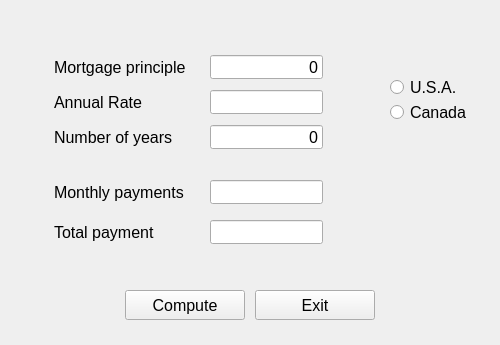
<?xml version="1.0" encoding="UTF-8"?>
<ui version="4.0">
 <class>MainWindow</class>
 <widget class="QMainWindow" name="MainWindow">
  <property name="geometry">
   <rect>
    <x>0</x>
    <y>0</y>
    <width>500</width>
    <height>345</height>
   </rect>
  </property>
  <property name="minimumSize">
   <size>
    <width>500</width>
    <height>345</height>
   </size>
  </property>
  <property name="maximumSize">
   <size>
    <width>500</width>
    <height>345</height>
   </size>
  </property>
  <property name="windowTitle">
   <string>Mortgage payments</string>
  </property>
  <property name="windowOpacity">
   <double>1.000000000000000</double>
  </property>
  <property name="autoFillBackground">
   <bool>false</bool>
  </property>
  <widget class="QWidget" name="centralwidget">
   <property name="autoFillBackground">
    <bool>false</bool>
   </property>
   <widget class="QLabel" name="label">
    <property name="geometry">
     <rect>
      <x>54</x>
      <y>55</y>
      <width>160</width>
      <height>24</height>
     </rect>
    </property>
    <property name="font">
     <font>
      <pointsize>12</pointsize>
     </font>
    </property>
    <property name="autoFillBackground">
     <bool>false</bool>
    </property>
    <property name="text">
     <string>Mortgage principle</string>
    </property>
    <property name="scaledContents">
     <bool>false</bool>
    </property>
   </widget>
   <widget class="QLabel" name="label_2">
    <property name="geometry">
     <rect>
      <x>54</x>
      <y>90</y>
      <width>160</width>
      <height>24</height>
     </rect>
    </property>
    <property name="font">
     <font>
      <pointsize>12</pointsize>
     </font>
    </property>
    <property name="autoFillBackground">
     <bool>false</bool>
    </property>
    <property name="text">
     <string>Annual Rate</string>
    </property>
   </widget>
   <widget class="QLabel" name="label_3">
    <property name="geometry">
     <rect>
      <x>54</x>
      <y>125</y>
      <width>160</width>
      <height>24</height>
     </rect>
    </property>
    <property name="font">
     <font>
      <pointsize>12</pointsize>
     </font>
    </property>
    <property name="autoFillBackground">
     <bool>false</bool>
    </property>
    <property name="text">
     <string>Number of years</string>
    </property>
   </widget>
   <widget class="QLabel" name="label_4">
    <property name="geometry">
     <rect>
      <x>54</x>
      <y>180</y>
      <width>160</width>
      <height>24</height>
     </rect>
    </property>
    <property name="font">
     <font>
      <pointsize>12</pointsize>
     </font>
    </property>
    <property name="autoFillBackground">
     <bool>false</bool>
    </property>
    <property name="text">
     <string>Monthly payments</string>
    </property>
   </widget>
   <widget class="QLineEdit" name="lineEditMortgagePrinciple">
    <property name="geometry">
     <rect>
      <x>210</x>
      <y>55</y>
      <width>113</width>
      <height>24</height>
     </rect>
    </property>
    <property name="font">
     <font>
      <pointsize>12</pointsize>
     </font>
    </property>
    <property name="autoFillBackground">
     <bool>false</bool>
    </property>
    <property name="inputMethodHints">
     <set>Qt::ImhNone</set>
    </property>
    <property name="inputMask">
     <string/>
    </property>
    <property name="text">
     <string>0</string>
    </property>
    <property name="maxLength">
     <number>9</number>
    </property>
    <property name="alignment">
     <set>Qt::AlignRight|Qt::AlignTrailing|Qt::AlignVCenter</set>
    </property>
    <property name="clearButtonEnabled">
     <bool>false</bool>
    </property>
   </widget>
   <widget class="QLineEdit" name="lineEditAnnualRate">
    <property name="geometry">
     <rect>
      <x>210</x>
      <y>90</y>
      <width>113</width>
      <height>24</height>
     </rect>
    </property>
    <property name="font">
     <font>
      <pointsize>12</pointsize>
     </font>
    </property>
    <property name="autoFillBackground">
     <bool>false</bool>
    </property>
    <property name="inputMask">
     <string/>
    </property>
    <property name="text">
     <string/>
    </property>
    <property name="maxLength">
     <number>9</number>
    </property>
    <property name="alignment">
     <set>Qt::AlignRight|Qt::AlignTrailing|Qt::AlignVCenter</set>
    </property>
   </widget>
   <widget class="QLineEdit" name="lineEditNumberOfYears">
    <property name="geometry">
     <rect>
      <x>210</x>
      <y>125</y>
      <width>113</width>
      <height>24</height>
     </rect>
    </property>
    <property name="font">
     <font>
      <pointsize>12</pointsize>
     </font>
    </property>
    <property name="autoFillBackground">
     <bool>false</bool>
    </property>
    <property name="inputMask">
     <string/>
    </property>
    <property name="text">
     <string>0</string>
    </property>
    <property name="maxLength">
     <number>2</number>
    </property>
    <property name="alignment">
     <set>Qt::AlignRight|Qt::AlignTrailing|Qt::AlignVCenter</set>
    </property>
   </widget>
   <widget class="QLineEdit" name="lineEditMonthlyPayments">
    <property name="enabled">
     <bool>true</bool>
    </property>
    <property name="geometry">
     <rect>
      <x>210</x>
      <y>180</y>
      <width>113</width>
      <height>24</height>
     </rect>
    </property>
    <property name="font">
     <font>
      <pointsize>12</pointsize>
     </font>
    </property>
    <property name="autoFillBackground">
     <bool>false</bool>
    </property>
    <property name="alignment">
     <set>Qt::AlignRight|Qt::AlignTrailing|Qt::AlignVCenter</set>
    </property>
    <property name="readOnly">
     <bool>true</bool>
    </property>
   </widget>
   <widget class="QPushButton" name="pushButtonCompute">
    <property name="geometry">
     <rect>
      <x>125</x>
      <y>290</y>
      <width>120</width>
      <height>30</height>
     </rect>
    </property>
    <property name="font">
     <font>
      <pointsize>12</pointsize>
     </font>
    </property>
    <property name="autoFillBackground">
     <bool>false</bool>
    </property>
    <property name="text">
     <string>Compute</string>
    </property>
   </widget>
   <widget class="QPushButton" name="pushButtonExit">
    <property name="geometry">
     <rect>
      <x>255</x>
      <y>290</y>
      <width>120</width>
      <height>30</height>
     </rect>
    </property>
    <property name="font">
     <font>
      <pointsize>12</pointsize>
     </font>
    </property>
    <property name="autoFillBackground">
     <bool>false</bool>
    </property>
    <property name="text">
     <string>Exit</string>
    </property>
   </widget>
   <widget class="QRadioButton" name="radioButtonUSA">
    <property name="geometry">
     <rect>
      <x>390</x>
      <y>75</y>
      <width>80</width>
      <height>24</height>
     </rect>
    </property>
    <property name="font">
     <font>
      <pointsize>12</pointsize>
     </font>
    </property>
    <property name="autoFillBackground">
     <bool>false</bool>
    </property>
    <property name="text">
     <string>U.S.A.</string>
    </property>
   </widget>
   <widget class="QRadioButton" name="radioButtonCND">
    <property name="geometry">
     <rect>
      <x>390</x>
      <y>100</y>
      <width>80</width>
      <height>24</height>
     </rect>
    </property>
    <property name="font">
     <font>
      <pointsize>12</pointsize>
     </font>
    </property>
    <property name="autoFillBackground">
     <bool>false</bool>
    </property>
    <property name="text">
     <string>Canada</string>
    </property>
   </widget>
   <widget class="QLabel" name="label_5">
    <property name="geometry">
     <rect>
      <x>54</x>
      <y>220</y>
      <width>160</width>
      <height>24</height>
     </rect>
    </property>
    <property name="font">
     <font>
      <pointsize>12</pointsize>
     </font>
    </property>
    <property name="autoFillBackground">
     <bool>false</bool>
    </property>
    <property name="text">
     <string>Total payment</string>
    </property>
   </widget>
   <widget class="QLineEdit" name="lineEditTotalPayment">
    <property name="enabled">
     <bool>true</bool>
    </property>
    <property name="geometry">
     <rect>
      <x>210</x>
      <y>220</y>
      <width>113</width>
      <height>24</height>
     </rect>
    </property>
    <property name="font">
     <font>
      <pointsize>12</pointsize>
     </font>
    </property>
    <property name="autoFillBackground">
     <bool>false</bool>
    </property>
    <property name="alignment">
     <set>Qt::AlignRight|Qt::AlignTrailing|Qt::AlignVCenter</set>
    </property>
    <property name="readOnly">
     <bool>true</bool>
    </property>
   </widget>
  </widget>
 </widget>
 <resources/>
 <connections/>
</ui>
